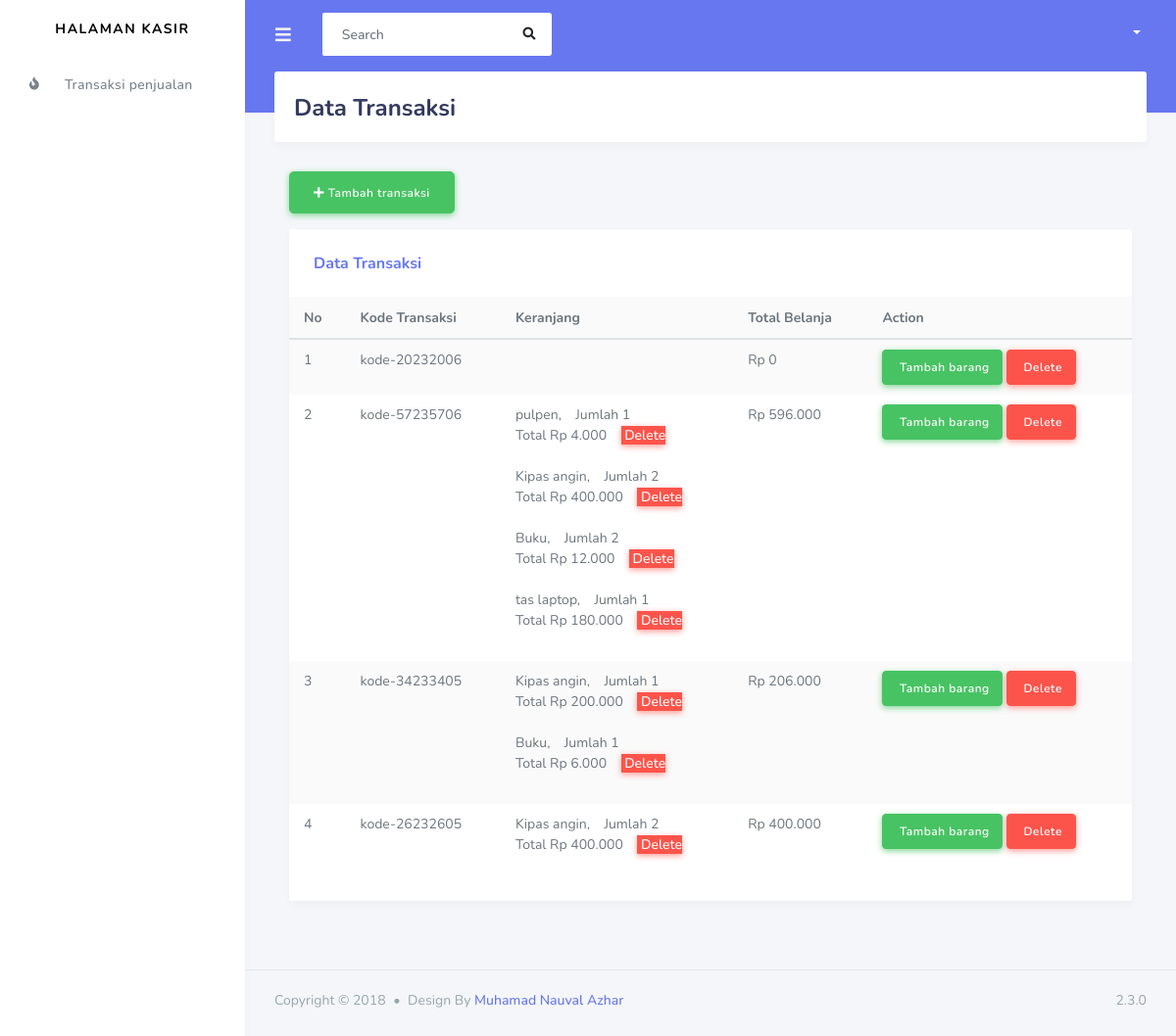
Screenshot of /index.php/investor/transaksi with the database file from the repository.
### tables this page shows
CREATE TABLE `transaksi` (
  `id_transaksi` int(11) NOT NULL,
  `jumlah_barang` int(11) NOT NULL,
  `id_barang` int(11) NOT NULL,
  `kode_transaksi` varchar(225) NOT NULL,
  `tanggal` date NOT NULL
);

CREATE TABLE `keranjang` (
  `id_keranjang` int(11) NOT NULL,
  `no_transaksi` int(11) NOT NULL,
  `no_barang` int(11) NOT NULL,
  `nama_barang` varchar(225) NOT NULL,
  `harga` int(11) NOT NULL,
  `jumlah` int(11) NOT NULL,
  `total` int(11) NOT NULL
);

### application/views/investor/layout/wrapper.php (called while the page is built)
<?php
require_once('head.php');
require_once('header.php');
require_once('nav.php');
require_once('content.php');
require_once('footer.php');
 ?>

### application/controllers/investor/Transaksi.php (called while the page is built, shortened)
<?php
class Transaksi extends CI_Controller {
public function __construct()
{
	$this->load->model('user_model');
	$this->load->model('barang_model');
	$this->load->model('stok_model');
	 $this->load->model('transaksi_model');
}
	public function index()
	{
		$user = $this->transaksi_model->listing();
		$data = array('title' => 'Data Transaksi',
						'user' => $user,
						'isi'	=> 'investor/transaksi/list'
		 );
			$this->load->view('investor/layout/wrapper', $data, FALSE);
	}
}

### index.php (called while the page is built, shortened)
<?php
require_once BASEPATH.'core/CodeIgniter.php';

### application/views/investor/layout/content.php (called while the page is built)
<?php
if ($isi) {
$this->load->view($isi);
	}
 ?>

### application/models/Transaksi_model.php (called while the page is built, shortened)
<?php
class Transaksi_model extends CI_Model {
	public function listing()
	{
		$this->db->select('*');
		$this->db->from('transaksi');
		$this->db->join('barang', 'barang.id_barang = transaksi.id_barang', 'left');
		$this->db->order_by('id_transaksi','desc');
		$query = $this->db->get();
		return $query->result();
	}
	public function keranjang_listing($id_barang)
	{
		$this->db->select('*');
		$this->db->from('keranjang');
		$this->db->where('no_transaksi', $id_barang);
		$this->db->order_by('id_keranjang', 'desc');
		$query = $this->db->get();
		return $query->result();
	}
	public function total_keranjang($id)
	{
	$this->db->select('SUM(total) AS berat' );
		$this->db->from('keranjang');
		$this->db->where('no_transaksi', $id);
		$query = $this->db->get();
		return $query->row();
	}
}

### application/views/investor/transaksi/list.php (the view, shortened to what this page needs)
<div class="col-12 ">
<p>
	<a href="<?= base_url('investor/transaksi/tambah')?>" class="btn btn-success btn-lg"><i class="fa fa-plus "></i> Tambah transaksi</a>
</p>
                <div class="card">
                  <div class="card-header">
                    <h4>Data Transaksi</h4>
                  </div>
                  <div class="card-body p-0">
                    <div class="table-responsive">
                      <table class="table table-striped table-md">
					  <tr>
 			<th>No</th>
			 <th>Kode Transaksi</th>
 			<th>Keranjang</th>
 			<th>Total Belanja</th>
 			<th>Action</th>
 		</tr>
 	<tbody>
     <?php $no=1; foreach($user as $user){
		 $keranjang = $this->transaksi_model->keranjang_listing($user->id_transaksi);
		 $total = $this->transaksi_model->total_keranjang($user->id_transaksi);
		 ?>
 		<tr>
 			<td><?= $no ?></td>
<td> <?php echo $user->kode_transaksi; ?>
</td>
<td><?php foreach($keranjang as $keranjang){
				 ?>
    <?php echo $keranjang->nama_barang; ?>,&nbsp; &nbsp;  Jumlah <?php echo $keranjang->jumlah; ?>   <br>
	Total  Rp <?php echo number_format($keranjang->total ,'0',',','.') ?>&nbsp; &nbsp;  <a href="<?= base_url('investor/transaksi/delete_keranjang/'.$keranjang->id_keranjang)?>" class="btn-xs btn-danger  " onclick="return comfirm('yakin ingin menghapus data ini')"><i class="fa fa-trash-o"></i> Delete </a>
	 <br><br>
			 <?php }?>
				 </td>
             <td>
			 Rp <?php echo number_format($total->berat ,'0',',','.'); ?>
					</td>
<td>
<a href="<?= base_url('investor/transaksi/keranjang/'.$user->id_transaksi)?>" class="btn btn-success btn-xs " onclick="return comfirm('yakin ingin menghapus data ini')"><i class="fa fa-trash-o"></i> Tambah barang </a>
<a href="<?= base_url('investor/transaksi/delete/'.$user->id_transaksi)?>" class="btn btn-danger btn-xs " onclick="return comfirm('yakin ingin menghapus data ini')"><i class="fa fa-trash-o"></i> Delete </a>
</td>
 		</tr>
         <?php $no++; } ?>
                      </table>
                    </div>
                  </div>
                </div>
              </div>
            </div>

### application/views/investor/layout/head.php (shortened to what this page needs)
<!DOCTYPE html>
<html lang="en">
<head>
  <link rel="stylesheet" href="https://stackpath.bootstrapcdn.com/bootstrap/4.3.1/css/bootstrap.min.css">
  <link rel="stylesheet" href="https://use.fontawesome.com/releases/v5.7.2/css/all.css">
  <link rel="stylesheet" href="<?= base_url() ?>assets/stisla-master/assets/css/style.css">
  <link rel="stylesheet" href="<?= base_url() ?>assets/stisla-master/assets/css/components.css">
</head>
<body>
  <div id="app">
    <div class="main-wrapper">

### application/views/investor/layout/header.php (shortened to what this page needs)
<div class="navbar-bg"></div>
      <nav class="navbar navbar-expand-lg main-navbar">
        <form class="form-inline mr-auto">
          <ul class="navbar-nav mr-3">
            <li><a href="#" data-toggle="sidebar" class="nav-link nav-link-lg"><i class="fas fa-bars"></i></a></li>
          </ul>
          <div class="search-element">
            <input class="form-control" type="search" placeholder="Search" aria-label="Search" data-width="250">
            <button class="btn" type="submit"><i class="fas fa-search"></i></button>
          </div>
        </form>
        <ul class="navbar-nav navbar-right">
          <li class="dropdown"><a href="#" data-toggle="dropdown" class="nav-link dropdown-toggle nav-link-lg nav-link-user">
            <div class="d-sm-none d-lg-inline-block"><?= $this->session->userdata('nama');?> </div></a>
          </li>
        </ul>
      </nav>

### application/views/investor/layout/nav.php (shortened to what this page needs)
<div class="main-sidebar">
        <aside id="sidebar-wrapper">
          <div class="sidebar-brand">
            <a href="index.html">Halaman Kasir</a>
          </div>
          <ul class="sidebar-menu">
					<li><a href="<?= base_url('investor/transaksi')?>"><i class="fas fa-fire"></i> <span>Transaksi penjualan</span></a></li>
            </ul>
        </aside>
      </div>
			<div class="main-content">
        <section class="section">
          <div class="section-header">
            <h1><?php echo $title; ?></h1>
          </div>
          <div class="section-body">

### application/views/investor/layout/footer.php (shortened to what this page needs)
</div>
      </div>
      <footer class="main-footer">
        <div class="footer-left">
          Copyright &copy; 2018 <div class="bullet"></div> Design By <a href="https://nauval.in/">Muhamad Nauval Azhar</a>
        </div>
        <div class="footer-right">
          2.3.0
        </div>
      </footer>
    </div>
</body>
</html>

### rows the page displays
transaksi: kode_transaksi "kode-20232006", berat "0"
transaksi: kode_transaksi "kode-57235706", berat "596.000"
keranjang: nama_barang "pulpen", jumlah "1", total "4.000"
keranjang: nama_barang "Kipas angin", jumlah "2", total "400.000"
keranjang: nama_barang "Buku", jumlah "2", total "12.000"
keranjang: nama_barang "tas laptop", jumlah "1", total "180.000"
transaksi: kode_transaksi "kode-34233405", berat "206.000"
keranjang: nama_barang "Kipas angin", jumlah "1", total "200.000"
keranjang: nama_barang "Buku", jumlah "1", total "6.000"
transaksi: kode_transaksi "kode-26232605", berat "400.000"
keranjang: nama_barang "Kipas angin", jumlah "2", total "400.000"

### other values shown
$title "Data Transaksi"
